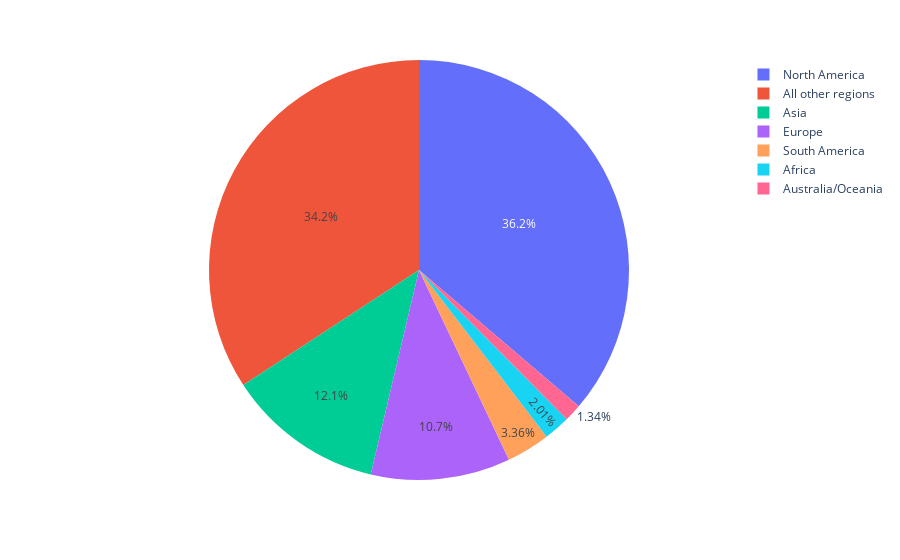

The code cell stored with this chart in its notebook:
### Markdown cell above
## Adapted materials to generate normalized graphs

### Code cell
df = pd.DataFrame( { 'Article counts': [3,18,2,16,54,5,51], 'regions':['Africa','Asia', 'Australia/Oceania' ,'Europe', 'North America', 'South America', 'All other regions']  })
fig=px.pie( df, values='Article counts', names='regions' )
fig.show()

### Figure 1 — Plotly figure (JSON) as saved in the notebook; plotly's stock layout.template omitted (floating-point values rounded to 4 significant figures)
{"data": [{"domain": {"x": [0, 1], "y": [0, 1]}, "hovertemplate": "regions=%{label}<br>Article counts=%{value}<extra></extra>", "labels": ["Africa", "Asia", "Australia/Oceania", "Europe", "North America", "South America", "All other regions"], "legendgroup": "", "name": "", "showlegend": true, "values": [3, 18, 2, 16, 54, 5, 51], "type": "pie"}], "layout": {"legend": {"tracegroupgap": 0}, "margin": {"t": 60}, "autosize": true}}
